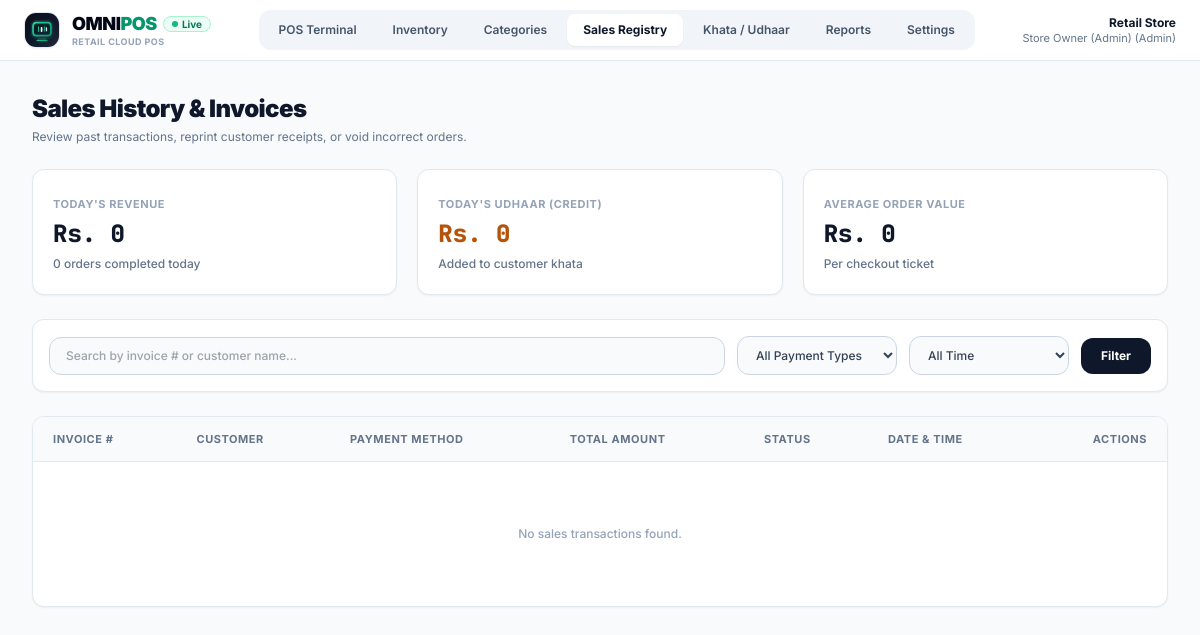
The page /sales.php on the database its author committed.
### tables this page shows
CREATE TABLE IF NOT EXISTS `settings` (
    `id` INT AUTO_INCREMENT PRIMARY KEY,
    `key` VARCHAR(100) NOT NULL UNIQUE,
    `value` TEXT NULL,
    `updated_at` TIMESTAMP DEFAULT CURRENT_TIMESTAMP ON UPDATE CURRENT_TIMESTAMP
);

CREATE TABLE IF NOT EXISTS `users` (
    `id` INT AUTO_INCREMENT PRIMARY KEY,
    `name` VARCHAR(100) NOT NULL,
    `username` VARCHAR(50) NOT NULL UNIQUE,
    `password` VARCHAR(255) NOT NULL,
    `role` ENUM('admin', 'cashier') DEFAULT 'cashier',
    `created_at` TIMESTAMP DEFAULT CURRENT_TIMESTAMP
);

### config/database.php (called while the page is built, shortened)
<?php
function getDBConnection($includeDb = true) {
    try {
        $dsn = "mysql:host=" . DB_HOST . ";port=" . DB_PORT . ";charset=utf8mb4";
        if ($includeDb) {
            $dsn .= ";dbname=" . DB_NAME;
        }
        $pdo = new PDO($dsn, DB_USER, DB_PASS, [
            PDO::ATTR_ERRMODE            => PDO::ERRMODE_EXCEPTION,
            PDO::ATTR_DEFAULT_FETCH_MODE => PDO::FETCH_ASSOC,
            PDO::ATTR_EMULATE_PREPARES   => false,
        ]);
        return $pdo;
    } catch (PDOException $e) {
        if (!$includeDb) {
            die("Database server connection failed: " . $e->getMessage());
        }
        return false;
    }
}
$pdo = getDBConnection(true);
function getSetting($key, $default = '') {
    global $pdo;
    try {
        $stmt = $pdo->prepare("SELECT `value` FROM settings WHERE `key` = ? LIMIT 1");
        $stmt->execute([$key]);
        $row = $stmt->fetch();
        return $row ? $row['value'] : $default;
    } catch (Exception $e) {
        return $default;
    }
}

### includes/auth.php (called while the page is built, shortened)
<?php
require_once __DIR__ . '/../config/database.php';
if (!isset($_SESSION['user_id'])) {
    if ($pdo) {
        try {
            $stmt = $pdo->query("SELECT * FROM users WHERE username = 'admin' LIMIT 1");
        } catch (Exception $e) {}
    }
}
function currentUser() {
    return [
        'id'   => $_SESSION['user_id'] ?? 1,
        'name' => $_SESSION['user_name'] ?? 'Admin User',
        'role' => $_SESSION['user_role'] ?? 'admin'
    ];
}

### sales.php (the view, shortened to what this page needs)
<?php
require_once __DIR__ . '/config/database.php';
require_once __DIR__ . '/includes/header.php';
$search = trim($_GET['q'] ?? '');
$dateRange = trim($_GET['date'] ?? 'all');
$where = ["1=1"];
$params = [];
$whereClause = implode(" AND ", $where);
$metrics = [
    'total_revenue' => 0,
    'total_sales'   => 0,
    'udhaar_sales'  => 0
];
try {
    $mStmt = $pdo->query("
        SELECT
            COALESCE(SUM(total_amount), 0) as total_revenue,
            COUNT(id) as total_sales,
            COALESCE(SUM(CASE WHEN payment_method = 'udhaar' THEN total_amount ELSE 0 END), 0) as udhaar_sales
        FROM sales
        WHERE status = 'completed' AND DATE(created_at) = CURDATE()
    ");
    $metrics = $mStmt->fetch() ?: $metrics;
} catch (Exception $e) {}
$salesList = [];
try {
    $sql = "
        SELECT s.*, c.name as customer_name, c.phone as customer_phone, u.name as cashier_name
        FROM sales s
        LEFT JOIN customers c ON s.customer_id = c.id
        LEFT JOIN users u ON s.cashier_id = u.id
        WHERE {$whereClause}
        ORDER BY s.id DESC
        LIMIT 50
    ";
    $stmt = $pdo->prepare($sql);
    $stmt->execute($params);
    $salesList = $stmt->fetchAll();
} catch (Exception $e) {}
?>
<div class="flex-1 p-8 w-full overflow-y-auto bg-slate-50">
    <div class="flex flex-col sm:flex-row sm:items-center justify-between gap-4 mb-6">
        <div>
            <h1 class="text-2xl font-black text-slate-900 tracking-tight">Sales History & Invoices</h1>
            <p class="text-xs text-slate-500 mt-1">Review past transactions, reprint customer receipts, or void incorrect orders.</p>
        </div>
    </div>
    <div class="grid grid-cols-1 sm:grid-cols-3 gap-5 mb-6">
        <div class="p-5 rounded-xl bg-white border border-slate-200 shadow-sm">
            <span class="text-[11px] uppercase font-bold text-slate-400 tracking-wider">Today's Revenue</span>
            <div class="text-2xl font-black text-slate-900 font-mono mt-1">
                <?php echo $currency; ?> <?php echo number_format((float)$metrics['total_revenue']); ?>
            </div>
            <span class="text-xs text-slate-500 font-medium"><?php echo $metrics['total_sales']; ?> orders completed today</span>
        </div>
        <div class="p-5 rounded-xl bg-white border border-slate-200 shadow-sm">
            <span class="text-[11px] uppercase font-bold text-slate-400 tracking-wider">Today's Udhaar (Credit)</span>
            <div class="text-2xl font-black text-amber-700 font-mono mt-1">
                <?php echo $currency; ?> <?php echo number_format((float)$metrics['udhaar_sales']); ?>
            </div>
            <span class="text-xs text-slate-500 font-medium">Added to customer khata</span>
        </div>
        <div class="p-5 rounded-xl bg-white border border-slate-200 shadow-sm">
            <span class="text-[11px] uppercase font-bold text-slate-400 tracking-wider">Average Order Value</span>
            <div class="text-2xl font-black text-slate-900 font-mono mt-1">
                <?php
                    $aov = $metrics['total_sales'] > 0 ? ($metrics['total_revenue'] / $metrics['total_sales']) : 0;
                    echo $currency . ' ' . number_format($aov);
                ?>
            </div>
            <span class="text-xs text-slate-500 font-medium">Per checkout ticket</span>
        </div>
    </div>
    <form method="GET" class="p-4 rounded-xl bg-white border border-slate-200 flex flex-wrap items-center justify-between gap-3 mb-6 shadow-sm">
        <div class="flex-1 min-w-[240px]">
            <input
                type="text"
                name="q"
                value="<?php echo htmlspecialchars($search); ?>"
                placeholder="Search by invoice # or customer name..."
                class="w-full px-4 py-2.5 rounded-xl bg-slate-50 border border-slate-300 text-slate-900 text-xs focus:outline-none focus:border-emerald-600 font-medium"
            >
        </div>
        <div class="w-40">
            <select name="method" onchange="this.form.submit()" class="w-full px-3.5 py-2.5 rounded-xl bg-slate-50 border border-slate-300 text-slate-700 text-xs focus:outline-none font-medium">
                <option value="">All Payment Types</option>
            </select>
        </div>
        <div class="w-40">
            <select name="date" onchange="this.form.submit()" class="w-full px-3.5 py-2.5 rounded-xl bg-slate-50 border border-slate-300 text-slate-700 text-xs focus:outline-none font-medium">
                <option value="all" <?php echo $dateRange === 'all' ? 'selected' : ''; ?>>All Time</option>
            </select>
        </div>
        <button type="submit" class="px-5 py-2.5 rounded-xl bg-slate-900 hover:bg-slate-800 text-white font-bold text-xs transition">
            Filter
        </button>
    </form>
    <div class="rounded-xl bg-white border border-slate-200 overflow-hidden shadow-sm">
        <div class="overflow-x-auto">
            <table class="w-full text-left text-xs">
                <thead>
                    <tr class="bg-slate-50 text-slate-500 border-b border-slate-200 text-[11px] uppercase tracking-wider font-bold">
                        <th class="py-3.5 px-5">Invoice #</th>
                        <th class="py-3.5 px-5">Customer</th>
                        <th class="py-3.5 px-5">Payment Method</th>
                        <th class="py-3.5 px-5">Total Amount</th>
                        <th class="py-3.5 px-5">Status</th>
                        <th class="py-3.5 px-5">Date & Time</th>
                        <th class="py-3.5 px-5 text-right">Actions</th>
                    </tr>
                </thead>
                <tbody class="divide-y divide-slate-100">
                    <?php if (empty($salesList)): ?>
                        <tr>
                            <td colspan="7" class="py-16 text-center text-slate-400 font-medium">
                                No sales transactions found.
                            </td>
                        </tr>
                    <?php endif; ?>
                </tbody>
            </table>
        </div>
    </div>
</div>
<?php require_once __DIR__ . '/includes/footer.php'; ?>

### includes/header.php (shortened to what this page needs)
<?php
require_once __DIR__ . '/auth.php';
require_once __DIR__ . '/../config/database.php';
$storeName   = getSetting('store_name', 'Omni Retail Mart');
$currency    = getSetting('currency_symbol', 'Rs.');
$user        = currentUser();
$currentPage = basename($_SERVER['PHP_SELF']);
?>
<!DOCTYPE html>
<html lang="en">
<head>
    <script src="https://cdn.tailwindcss.com"></script>
    <link rel="stylesheet" href="assets/css/pos.css">
</head>
<body class="bg-slate-50 text-slate-900 font-sans min-h-screen flex flex-col antialiased">
    <header class="bg-white border-b border-slate-200 sticky top-0 z-40">
        <div class="px-6 py-2.5 flex items-center justify-between gap-4 w-full">
            <div class="flex items-center gap-3 shrink-0">
                <a href="index.php" class="flex items-center gap-3 group">
                    <img src="assets/images/icon.svg" alt="OmniPOS Icon" class="w-9 h-9 rounded-xl shadow-sm border border-slate-200 group-hover:scale-105 transition shrink-0">
                    <div>
                        <div class="flex items-center gap-1.5">
                            <span class="font-black text-slate-950 text-lg tracking-tight leading-none">OMNI<span class="text-emerald-600">POS</span></span>
                            <span class="inline-flex items-center gap-1 px-2 py-0.5 rounded-full text-[10px] font-bold bg-emerald-50 text-emerald-700 border border-emerald-200 leading-none">
                                <span class="w-1.5 h-1.5 rounded-full bg-emerald-500"></span> Live
                            </span>
                        </div>
                        <div class="text-[9px] font-bold uppercase tracking-wider text-slate-400 mt-1 leading-none">Retail Cloud POS</div>
                    </div>
                </a>
            </div>
            <nav class="hidden md:flex items-center gap-1 bg-slate-100 p-1 rounded-xl text-xs font-semibold">
                <a href="index.php" class="px-4 py-2 rounded-lg transition <?php echo $currentPage === 'index.php' ? 'bg-white text-slate-900 shadow-sm font-bold' : 'text-slate-600 hover:text-slate-900'; ?>">
                    POS Terminal
                </a>
                <a href="products.php" class="px-4 py-2 rounded-lg transition <?php echo $currentPage === 'products.php' ? 'bg-white text-slate-900 shadow-sm font-bold' : 'text-slate-600 hover:text-slate-900'; ?>">
                    Inventory
                </a>
                <a href="categories.php" class="px-4 py-2 rounded-lg transition <?php echo $currentPage === 'categories.php' ? 'bg-white text-slate-900 shadow-sm font-bold' : 'text-slate-600 hover:text-slate-900'; ?>">
                    Categories
                </a>
                <a href="sales.php" class="px-4 py-2 rounded-lg transition <?php echo $currentPage === 'sales.php' ? 'bg-white text-slate-900 shadow-sm font-bold' : 'text-slate-600 hover:text-slate-900'; ?>">
                    Sales Registry
                </a>
                <a href="customers.php" class="px-4 py-2 rounded-lg transition <?php echo $currentPage === 'customers.php' ? 'bg-white text-slate-900 shadow-sm font-bold' : 'text-slate-600 hover:text-slate-900'; ?>">
                    Khata / Udhaar
                </a>
                <a href="dashboard.php" class="px-4 py-2 rounded-lg transition <?php echo $currentPage === 'dashboard.php' ? 'bg-white text-slate-900 shadow-sm font-bold' : 'text-slate-600 hover:text-slate-900'; ?>">
                    Reports
                </a>
                <a href="settings.php" class="px-4 py-2 rounded-lg transition <?php echo $currentPage === 'settings.php' ? 'bg-white text-slate-900 shadow-sm font-bold' : 'text-slate-600 hover:text-slate-900'; ?>">
                    Settings
                </a>
            </nav>
            <div class="flex items-center gap-3">
                <div class="text-right text-xs">
                    <div class="font-bold text-slate-900 leading-tight"><?php echo htmlspecialchars($storeName); ?></div>
                    <div class="text-[11px] text-slate-500 capitalize"><?php echo htmlspecialchars($user['name']); ?> (<?php echo htmlspecialchars($user['role']); ?>)</div>
                </div>
            </div>
        </div>
    </header>
    <main class="flex-1 flex flex-col w-full">

### assets/css/pos.css (style rules this page uses)
:root { --bg-page: #f8fafc; --bg-surface: #ffffff; --border-color: #e2e8f0; --text-primary: #0f172a; --text-secondary: #475569; --text-muted: #94a3b8; --brand-primary: #059669; --brand-hover: #047857; --brand-light: #ecfdf5; }
body { background-color: var(--bg-page); color: var(--text-primary); font-feature-settings: "cv02", "cv03", "cv04", "cv11"; }

### rows shown on the page
settings: value "Retail Store"
users: name "Store Owner (Admin)", role "Admin"
settings: value "Rs."

### other values the page prints
$metrics['total_revenue'] "0"
$metrics['total_sales'] "0"
$metrics['udhaar_sales'] "0"
$aov "0"
